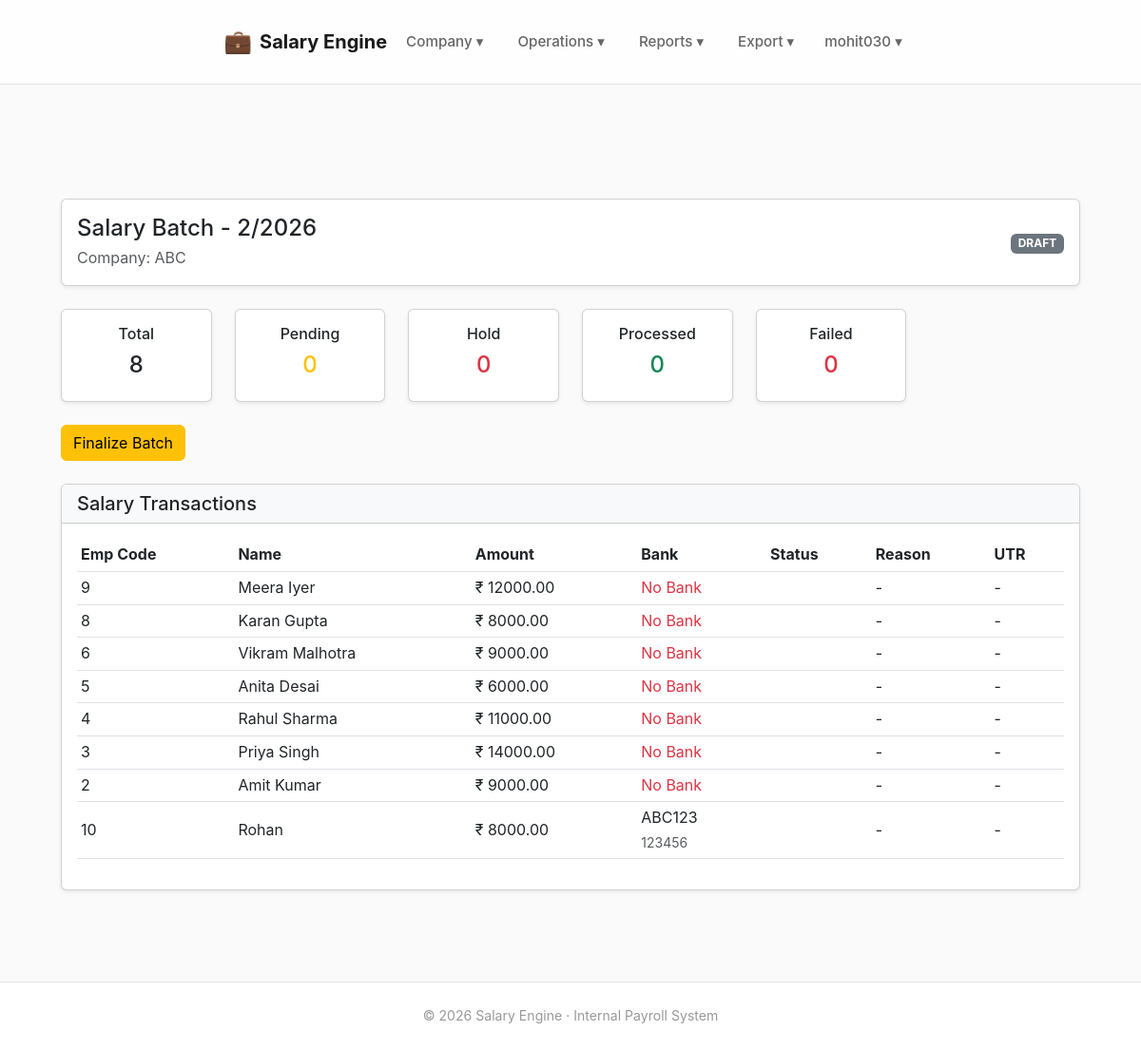
The app's page /payroll/batch/2/ (signed in), older data.
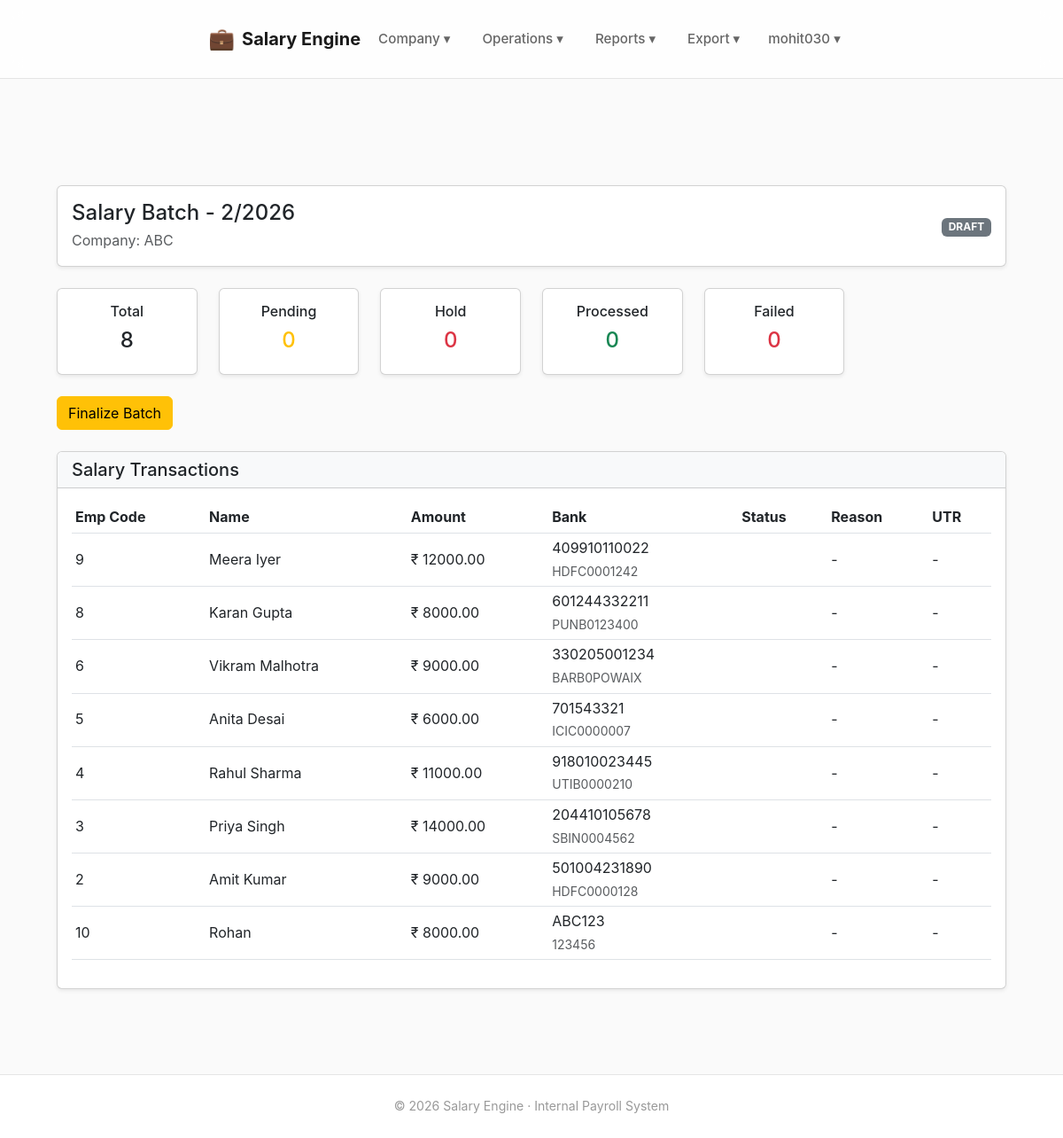
The same page, newer data.
### payroll/models.py (models this page shows, shortened)
class SalaryBatch(models.Model):
    STATUS_CHOICES = [
        ("DRAFT", "Draft"),
        ("EXPORTED", "Exported to Bank"),
        ("COMPLETED", "Completed"),
        ("REVERSED", "Reversed"),
    ]
    company = models.ForeignKey(Company, on_delete=models.CASCADE)
    month = models.PositiveIntegerField()
    year = models.PositiveIntegerField()
    status = models.CharField(
        max_length=20,
        choices=STATUS_CHOICES,
        default="DRAFT"
    )
    reversal_reason = models.TextField(
        null=True,
        blank=True,
        help_text="Reason for reversing this batch (admin only)"
    )
    created_at = models.DateTimeField(auto_now_add=True)
    class Meta:
        unique_together = ("company", "month", "year")
        ordering = ["-year", "-month"]

class SalaryTransaction(models.Model):
    STATUS_CHOICES =[
        ("DRAFT", "Draft"),
        ("READY", "Ready for Export"),
        ("EXPORTED", "Exported to Bank"),
        ("COMPLETED", "Completed"),
        ("REVERSED", "Reversed"),
        ("PENDING", "Pending"),
        ("HOLD", "Hold"),
        ("PROCESSED", "Processed"),
        ("FAILED", "Failed"),
        ("CANCELLED", "Cancelled"),
    ]
    batch = models.ForeignKey(
        SalaryBatch,
        on_delete=models.CASCADE,
        related_name="transactions"
    )
    employee = models.ForeignKey(
        Employee,
        on_delete=models.CASCADE,
        related_name="salary_transactions"
    )
    salary_amount = models.DecimalField(
        max_digits=10,
        decimal_places=2
    )
    account_number = models.CharField(
        max_length=30,
        null=True,
        blank=True
    )
    ifsc = models.CharField(
        max_length=15,
        null=True,
        blank=True
    )
    status = models.CharField(
        max_length=20,
        choices=STATUS_CHOICES,
        default="PENDING"
    )
    hold_reason = models.CharField(
        max_length=255,
        null=True,
        blank=True
    )
    failure_reason = models.CharField(
        max_length=255,
        null=True,
        blank=True
    )
    utr = models.CharField(
        max_length=100,
        null=True,
        blank=True
    )
    bank_response_at = models.DateTimeField(
        null=True,
        blank=True
    )
    created_at = models.DateTimeField(auto_now_add=True)
    class Meta:
        unique_together = ("batch", "employee")
        indexes = [
            models.Index(fields=["employee"]),
            models.Index(fields=["batch"]),
            models.Index(fields=["status"]),
        ]
        ordering = ["-created_at"]

### companies/models.py (models this page shows, shortened)
class Company(models.Model):
    organisation = models.ForeignKey(
        Organisation,
        on_delete=models.CASCADE,
        related_name="companies"
    )
    site_code = models.PositiveIntegerField()
    name = models.CharField(max_length=200)
    address = models.TextField(blank=True)
    gst_number = models.CharField(
        max_length=15,
        blank=True,
        help_text="15-character GSTIN"
    )
    contact_name = models.CharField(max_length=150, blank=True)
    contact_phone = models.CharField(max_length=20, blank=True)
    contact_email = models.EmailField(blank=True)
    is_active = models.BooleanField(default=True)
    class Meta:
        unique_together = ("organisation", "site_code")
        ordering = ["site_code"]

### employees/models.py (models this page shows, shortened)
class Employee(models.Model):
    company = models.ForeignKey(
        Company,
        on_delete=models.PROTECT,
        related_name="employees"
    )
    emp_code = models.CharField(max_length=50)
    name = models.CharField(max_length=200)
    father_name = models.CharField(max_length=200, blank=True)
    uan_number = models.CharField(max_length=20, unique=True, null=True, blank=True)
    esic_number = models.CharField(max_length=20, unique=True, null=True, blank=True)
    document_number = models.CharField(max_length=50, unique=True, null=True, blank=True)
    default_salary = models.DecimalField(max_digits=10, decimal_places=2, null=True, blank=True)
    joining_date = models.DateField()
    exit_date = models.DateField(null=True, blank=True)
    created_at = models.DateTimeField(auto_now_add=True)
    approved_by = models.ForeignKey(User, null=True, blank=True, on_delete=models.SET_NULL,
                                    related_name="approved_employees")
    class Meta:
        unique_together = ("company", "emp_code")
        ordering = ["emp_code"]

### payroll/views.py (the view)
# urls.py: path("batch/<int:batch_id>/", views.salary_batch_detail, name="batch_detail"),
@login_required
def salary_batch_detail(request, batch_id):
    batch = get_object_or_404(SalaryBatch, id=batch_id)
    transactions = batch.transactions.select_related("employee")
    summary = {
        "total": transactions.count(),
        "pending": transactions.filter(status="PENDING").count(),
        "hold": transactions.filter(status="HOLD").count(),
        "processed": transactions.filter(status="PROCESSED").count(),
        "failed": transactions.filter(status="FAILED").count(),
    }
    return render(
        request,
        "payroll/batch_detail.html",
        {
            "batch": batch,
            "transactions": transactions,
            "summary": summary,
        }
    )

### dashboard/context_processors.py (called while the page is built)
def approval_badges(request):
    if not request.user.is_authenticated or not request.user.is_staff:
        return {}
    return {
        "approval_badges": {
            "employee_drafts": EmployeeDraft.objects.filter(status="PENDING").count(),
            "employee_changes": EmployeeChangeRequest.objects.filter(status="PENDING").count(),
            "bank_changes": BankChangeRequest.objects.filter(status="PENDING").count(),
        }
    }

### templates/payroll/batch_detail.html (shortened to what this page needs)
{% extends "base.html" %}
{% block content %}
<div class="container mt-4">
  <div class="card shadow-sm mb-4">
    <div class="card-body d-flex justify-content-between align-items-center">
      <div>
        <h4 class="mb-1">
          Salary Batch - {{ batch.month }}/{{ batch.year }}
        </h4>
        <p class="mb-0 text-muted">
          Company: {{ batch.company.name }}
        </p>
      </div>
      <div>
        {% if batch.status == "DRAFT" %}
          <span class="badge bg-secondary">DRAFT</span>
        {% elif batch.status == "READY" %}
          <span class="badge bg-warning text-dark">READY</span>
        {% elif batch.status == "EXPORTED" %}
          <span class="badge bg-primary">EXPORTED</span>
        {% elif batch.status == "COMPLETED" %}
          <span class="badge bg-success">COMPLETED</span>
        {% elif batch.status == "REVERSED" %}
          <span class="badge bg-danger">REVERSED</span>
        {% endif %}
      </div>
    </div>
  </div>
  <div class="row mb-4">
    <div class="col-md-2">
      <div class="card text-center shadow-sm">
        <div class="card-body">
          <h6>Total</h6>
          <h4>{{ summary.total }}</h4>
        </div>
      </div>
    </div>
    <div class="col-md-2">
      <div class="card text-center shadow-sm">
        <div class="card-body">
          <h6>Pending</h6>
          <h4 class="text-warning">{{ summary.pending }}</h4>
        </div>
      </div>
    </div>
    <div class="col-md-2">
      <div class="card text-center shadow-sm">
        <div class="card-body">
          <h6>Hold</h6>
          <h4 class="text-danger">{{ summary.hold }}</h4>
        </div>
      </div>
    </div>
    <div class="col-md-2">
      <div class="card text-center shadow-sm">
        <div class="card-body">
          <h6>Processed</h6>
          <h4 class="text-success">{{ summary.processed }}</h4>
        </div>
      </div>
    </div>
    <div class="col-md-2">
      <div class="card text-center shadow-sm">
        <div class="card-body">
          <h6>Failed</h6>
          <h4 class="text-danger">{{ summary.failed }}</h4>
        </div>
      </div>
    </div>
  </div>
  <div class="mb-4">
    {% if batch.status == "DRAFT" %}
      <a href="{% url 'payroll:finalize_batch' batch.id %}"
         class="btn btn-warning">
        Finalize Batch
      </a>
    {% endif %}
  </div>
  <div class="card shadow-sm">
    <div class="card-header bg-light">
      <h5 class="mb-0">Salary Transactions</h5>
    </div>
    <div class="card-body table-responsive">
      <table class="table table-sm table-hover align-middle">
        <thead>
          <tr>
            <th>Emp Code</th>
            <th>Name</th>
            <th>Amount</th>
            <th>Bank</th>
            <th>Status</th>
            <th>Reason</th>
            <th>UTR</th>
          </tr>
        </thead>
        <tbody>
          {% for txn in transactions %}
            <tr
            >
              <td>{{ txn.employee.emp_code }}</td>
              <td>{{ txn.employee.name }}</td>
              <td>₹ {{ txn.salary_amount }}</td>
              <td>
                {% if txn.account_number %}
                  {{ txn.account_number }}<br>
                  <small class="text-muted">{{ txn.ifsc }}</small>
                {% else %}
                  <span class="text-danger">No Bank</span>
                {% endif %}
              </td>
              <td>
              </td>
              <td>
                {% if txn.hold_reason %}
                  <small class="text-danger">{{ txn.hold_reason }}</small>
                {% elif txn.failure_reason %}
                  <small class="text-danger">{{ txn.failure_reason }}</small>
                {% else %}
                  -
                {% endif %}
              </td>
              <td>
                {{ txn.utr|default:"-" }}
              </td>
            </tr>
          {% empty %}
            <tr>
              <td colspan="7" class="text-center text-muted">
                No transactions found.
              </td>
            </tr>
          {% endfor %}
        </tbody>
      </table>
    </div>
  </div>
</div>
{% endblock %}

### templates/base.html (shortened to what this page needs)
<!DOCTYPE html>
<html lang="en">
{% load static %}
<head>
    <link href="https://cdn.jsdelivr.net/npm/bootstrap@5.3.0/dist/css/bootstrap.min.css" rel="stylesheet">
</head>
<body>
    <nav class="navbar" id="navbar">
        <div class="navbar-inner">
            <div class="nav-left">
                <a href="{% url 'dashboard:home' %}" class="brand">
                    <span class="brand-icon">💼</span>
                    <span>Salary Engine</span>
                </a>
                {% if request.user.is_authenticated %}
                    <div class="dropdown">
                        <button class="dropbtn">Company ▾</button>
                    </div>
                    <div class="dropdown">
                        <button class="dropbtn">Operations ▾</button>
                    </div>
                    <div class="dropdown">
                        <button class="dropbtn">Reports ▾</button>
                    </div>
                    <div class="dropdown">
                        <button class="dropbtn">Export ▾</button>
                    </div>
                {% endif %}
            </div>
            <div class="nav-right">
                {% if request.user.is_authenticated %}
                    <div class="dropdown">
                        <button class="dropbtn">
                            {{ request.user.username }} ▾
                        </button>
                    </div>
                {% endif %}
            </div>
        </div>
    </nav>
    <div class="container">
        {% block content %}{% endblock %}
    </div>
    <footer>
        © 2026 Salary Engine · Internal Payroll System
    </footer>
</body>
</html>

### templates/base.html (style rules this page uses)
:root { --bg-primary: #fafafa; --bg-secondary: #ffffff; --bg-hover: #f5f5f5; --text-primary: #1a1a1a; --text-secondary: #666666; --text-muted: #999999; --accent: #2563eb; --accent-hover: #1d4ed8; --accent-light: rgba(37, 99, 235, 0.1); --success: #10b981; --warning: #f59e0b; --danger: #ef4444; --border: #e5e5e5; --shadow-sm: 0 1px 2px rgba(0,0,0,0.04); --shadow-md: 0 4px 16px rgba(0,0,0,0.06); --shadow-lg: 0 8px 24px rgba(0,0,0,0.08); --radius: 10px; --transition: all 0.3s cubic-bezier(0.4, 0, 0.2, 1); }
* { box-sizing: border-box; }
body { font-family: -apple-system, BlinkMacSystemFont, 'Inter', 'Segoe UI', sans-serif; background: var(--bg-primary); color: var(--text-primary); min-height: 100vh; display: flex; flex-direction: column; line-height: 1.6; -webkit-font-smoothing: antialiased; -moz-osx-font-smoothing: grayscale; margin: 0; padding: 0; }
.navbar { background: rgba(255, 255, 255, 0.8); backdrop-filter: blur(12px); -webkit-backdrop-filter: blur(12px); border-bottom: 1px solid var(--border); position: sticky; top: 0; z-index: 1000; transition: var(--transition); }
.navbar-inner { max-width: 1200px; margin: 0 auto; padding: 0 32px; height: 72px; display: flex; align-items: center; justify-content: space-between; }
.brand { font-weight: 700; font-size: 1.25rem; color: var(--text-primary); text-decoration: none; display: flex; align-items: center; gap: 8px; transition: var(--transition); position: relative; }
.brand::after { content: ''; position: absolute; bottom: -4px; left: 0; width: 0; height: 2px; background: var(--accent); transition: width 0.3s ease; }
.brand-icon { font-size: 1.5rem; filter: grayscale(20%); transition: var(--transition); }
.nav-left, .nav-right { display: flex; align-items: center; gap: 4px; }
.dropdown { position: relative; }
.dropbtn { background: none; border: none; font: inherit; color: var(--text-secondary); padding: 10px 16px; border-radius: var(--radius); cursor: pointer; font-weight: 500; font-size: 0.95rem; transition: var(--transition); position: relative; overflow: hidden; }
.dropbtn::before { content: ''; position: absolute; top: 50%; left: 50%; width: 0; height: 0; border-radius: 50%; background: var(--accent-light); transform: translate(-50%, -50%); transition: width 0.4s ease, height 0.4s ease; }
.container { max-width: 1200px; margin: 0 auto; padding: 48px 32px; flex: 1; animation: fadeIn 0.5s ease; }
footer { background: var(--bg-secondary); border-top: 1px solid var(--border); text-align: center; padding: 24px 32px; font-size: 0.88rem; color: var(--text-muted); transition: var(--transition); }

Row changes from the older to the newer data that the page shows:
changed SalaryTransaction "Meera Iyer": account_number (not shown) → "409910110022"; ifsc (not shown) → "HDFC0001242"; no longer shows "No Bank"
changed SalaryTransaction "Karan Gupta": account_number (not shown) → "601244332211"; ifsc (not shown) → "PUNB0123400"; no longer shows "No Bank"
changed SalaryTransaction "Vikram Malhotra": account_number (not shown) → "330205001234"; ifsc (not shown) → "BARB0POWAIX"; no longer shows "No Bank"
changed SalaryTransaction "Anita Desai": account_number (not shown) → "701543321"; ifsc (not shown) → "ICIC0000007"; no longer shows "No Bank"
changed SalaryTransaction "Rahul Sharma": account_number (not shown) → "918010023445"; ifsc (not shown) → "UTIB0000210"; no longer shows "No Bank"
changed SalaryTransaction "Priya Singh": account_number (not shown) → "204410105678"; ifsc (not shown) → "SBIN0004562"; no longer shows "No Bank"
changed SalaryTransaction "Amit Kumar": account_number (not shown) → "501004231890"; ifsc (not shown) → "HDFC0000128"; no longer shows "No Bank"
